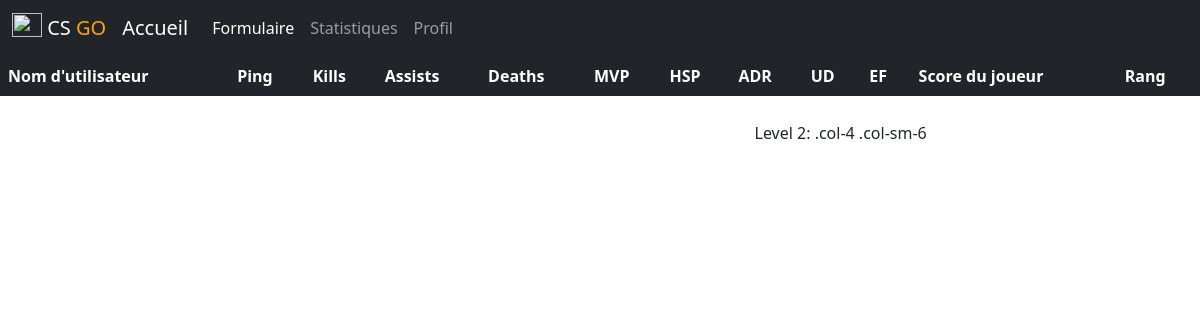
/PHP/game.php?date=2019-09-11 14:04:52, run on an earlier commit of the app's database.
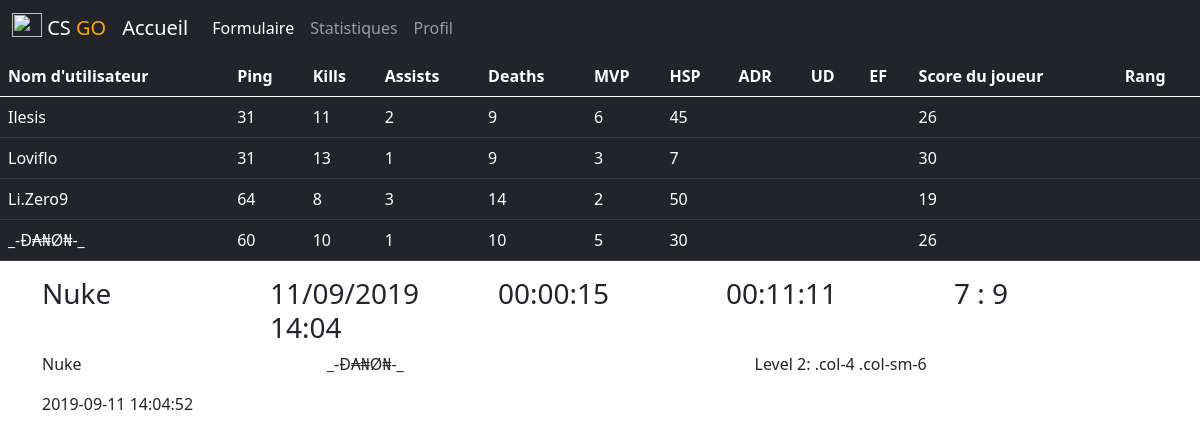
And on a later commit of the database.
### tables this page shows
CREATE TABLE `wingman` (
  `playerName` varchar(100) NOT NULL,
  `ping` int(11) DEFAULT NULL,
  `kills` int(11) DEFAULT NULL,
  `assists` int(11) DEFAULT NULL,
  `deaths` int(11) DEFAULT NULL,
  `mvp` int(11) DEFAULT NULL,
  `hsp` int(11) DEFAULT NULL,
  `adr` varchar(30) DEFAULT NULL,
  `ud` varchar(30) DEFAULT NULL,
  `ef` varchar(30) DEFAULT NULL,
  `playerScore` int(11) DEFAULT NULL,
  `rank` varchar(100) DEFAULT NULL,
  `map` varchar(12) DEFAULT NULL,
  `date` datetime NOT NULL,
  `waitTime` time DEFAULT NULL,
  `matchDuration` time DEFAULT NULL,
  `matchScore` varchar(8) DEFAULT NULL
);

### PHP/game.php (the view, shortened to what this page needs)
<?php
    $db = getDatabaseConnection();
    $date = $_GET['date'];
    $sql = "SELECT *, DATE_FORMAT(date,'%d/%m/%Y %H:%i') FROM wingman WHERE date = '$date' ORDER BY id DESC";
    $statement = $db->prepare($sql);
    if($statement !== false){
        $success = $statement->execute();
        if ($success) {
            $rows = $statement->fetchAll(PDO::FETCH_ASSOC);
        }
    }
?>
<!DOCTYPE html>
<html lang="en">
<head>
    <?php include '../utils/head.php' ?>
</head>
<body>
    <?php include '../utils/header.php' ?>
    <div class="table-responsive">
        <table class="table table-dark table-hover">
            <thead class="thead-dark">
                <tr>
                    <th>Nom d'utilisateur</th>
                    <th>Ping</th>
                    <th>Kills</th>
                    <th>Assists</th>
                    <th>Deaths</th>
                    <th>MVP</th>
                    <th>HSP</th>
                    <th>ADR</th>
                    <th>UD</th>
                    <th>EF</th>
                    <th>Score du joueur</th>
                    <th>Rang</th>
                </tr>
            </thead>
            <tbody>
            <?php foreach ($rows as $keys => $value) { ?>
                <tr>
                    <td class="test"><?php echo $value['playerName']; ?></td>
                    <td class="test"><?php echo $value['ping']; ?></td>
                    <td class="test"><?php echo $value['kills']; ?></td>
                    <td class="test"><?php echo $value['assists']; ?></td>
                    <td class="test"><?php echo $value['deaths']; ?></td>
                    <td class="test"><?php echo $value['mvp']; ?></td>
                    <td class="test"><?php echo $value['hsp']; ?></td>
                    <td class="test"><?php echo $value['adr']; ?></td>
                    <td class="test"><?php echo $value['ud']; ?></td>
                    <td class="test"><?php echo $value['ef']; ?></td>
                    <td class="test"><?php echo $value['playerScore']; ?></td>
                    <td class="test"><?php echo $value['rank']; ?></td>
                </tr>
            <?php } ?>
            </tbody>
        </table>
    </div>
    <div class="container">
        <div class="row row-cols-1 row-cols-sm-2 row-cols-lg-5">
            <div class="col"><?php echo '<h3>' . $value['map'] . '</h3>' ?></div>
            <div class="col"><?php echo '<h3>' . $value['DATE_FORMAT(date,\'%d/%m/%Y %H:%i\')'] . '</h3>' ?></div>
            <div class="col"><?php echo '<h3>' . $value['waitTime'] . '</h3>' ?></div>
            <div class="col"><?php echo '<h3>' . $value['matchDuration'] . '</h3>' ?></div>
            <div class="col"><?php echo '<h3>' . $value['matchScore'] . '</h3>' ?></div>
        </div>
    </div>
    <div class="container">
        <div class="row">
            <div class="col-lg-3">
            <p><?php echo $value['map'] ?></p>
            <p><?php echo $value['date'] ?></p>
            </div>
            <div class="col-lg-9">
                <div class="row">
                    <div class="col-6 col-lg-6">
                    <p><?php echo $value['playerName'] ?></p>
                    </div>
                    <div class="col-6 col-lg-6">
                    Level 2: .col-4 .col-sm-6
                    </div>
                </div>
            </div>
        </div>
    </div>
</body>
</html>

What changed in the data, as far as the page shows it:
added wingman: playerName "Ilesis", ping "31", kills "11", assists "2", deaths "9", mvp "6", hsp "45", playerScore "26"
added wingman: playerName "Loviflo", ping "31", kills "13", assists "1", deaths "9", mvp "3", hsp "7", playerScore "30"
added wingman: playerName "Li.Zero9", ping "64", kills "8", assists "3", deaths "14", mvp "2", hsp "50", playerScore "19"
added wingman: playerName "_-Đ₳₦Ø₦-_", ping "60", kills "10", assists "1", deaths "10", mvp "5", hsp "30", playerScore "26", map "Nuke", waitTime "00:00:15", matchDuration "00:11:11", matchScore "7 : 9", date "2019-09-11 14:04:52"
Also different on the page:
$value['DATE_FORMAT(date,\'%d/%m/%Y %H:%i\')']: (not shown) → "11/09/2019 14:04"
